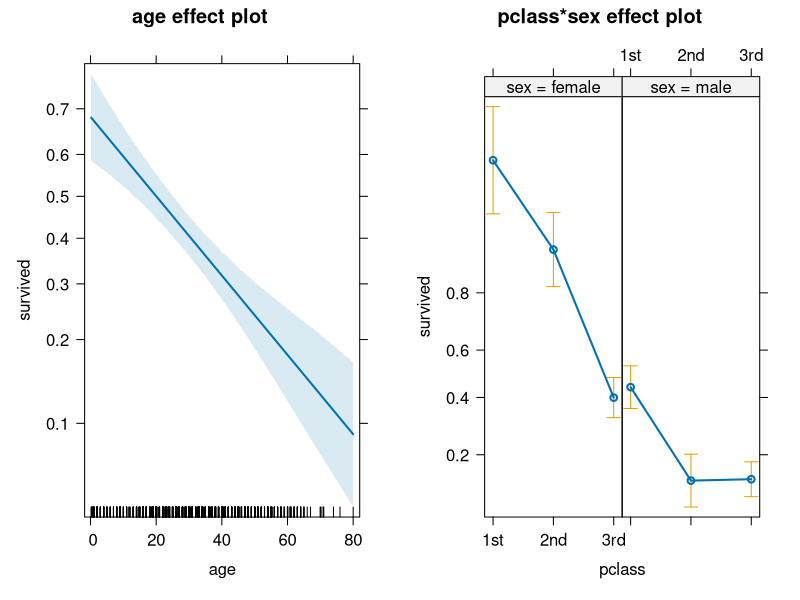
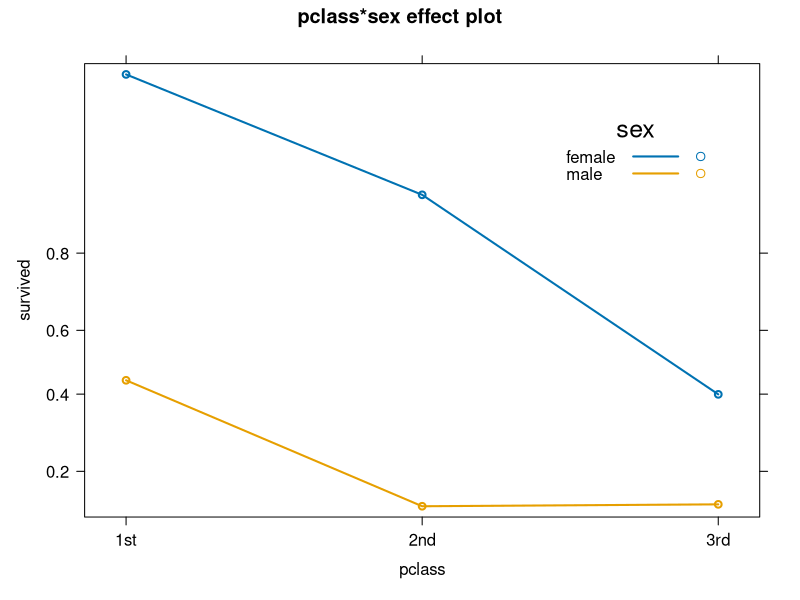
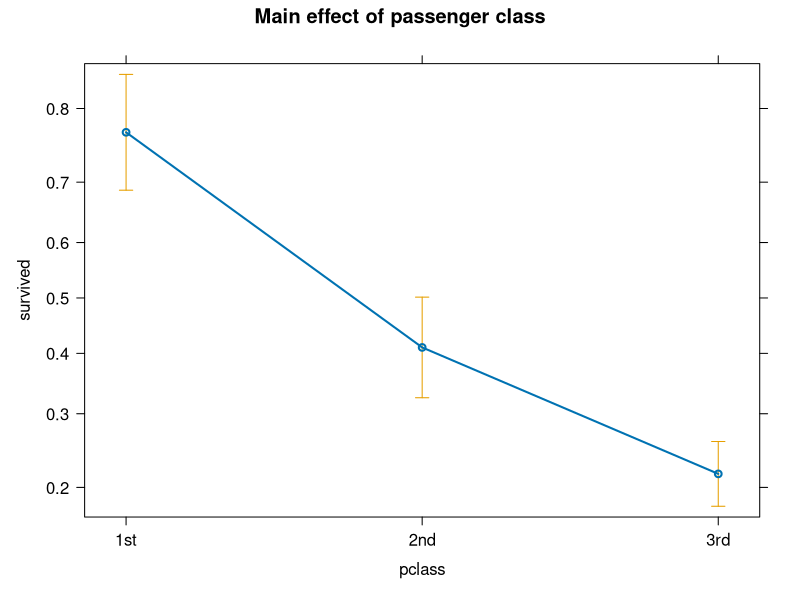

Write the R code that produced these figures, in order. (Note: this script raises an error after producing the figures.)
# after: http://www.r-bloggers.com/binary-classification-a-comparison-of-titanic-proportions-between-logistic-regression-random-forests-and-conditional-trees/

#load("c:/sasuser/catdata/R/data/ptitanic.rda")
data(Titanicp, package="vcdExtra")

# GLM
titanic.glm = glm(survived ~ pclass + sex + pclass:sex + age,
	family = binomial(logit), data = Titanicp)

titanic.glm = glm(survived ~ pclass*sex + age,
	family = binomial(logit), data = Titanicp)

summary(titanic.glm)

# effect plots
library(effects)
titanic.eff <- allEffects(titanic.glm)
# All high-order effects
plot(titanic.eff)
plot(titanic.eff[2], multiline=TRUE, key.args=list(x=.7, y=.9), ticks=list(n=7))

plot(effect('pclass', titanic.glm), main="Main effect of passenger class", ticks=list(n=7))


# re-fit model using pclass as an ordered factor -- but don't want to do this globally
Titanicp$pclass <- ordered(Titanicp$pclass)

	titanic.glm = glm(survived ~ pclass + sex + pclass:sex + age,
		family = binomial(logit), data = Titanicp, contrasts=list(pclass=contr.poly))
	summary(titanic.glm)	


# from effects package
titanic.glm1 <- glm(survived ~ pclass + sex + age, data=Titanicp, family=binomial)
titanic.glm2 <- glm(survived ~ (pclass + sex + age)^2, data=Titanicp, family=binomial)
titanic.glm3 <- glm(survived ~ (pclass + sex + age)^3, data=Titanicp, family=binomial)
anova(titanic.glm1, titanic.glm2, titanic.glm3, test="Chisq")

summary(titanic.glm2)
library(car)
Anova(titanic.glm2)

titanic.eff2 <- allEffects(titanic.glm2)


titanic.eff2a <- allEffects(titanic.glm2, 
	typical=median,
	given.values=c(pclass2nd=1/3, pclass3rd=1/3, sexmale=0.5)
	)
plot(titanic.eff2, ticks=list(at=c(.01, .05, seq(.1, .9, by=.2), .95, .99)), ask=FALSE)

#break them out
ticks <- list(at=c(.01, .05, seq(.1, .9, by=.2), .95, .99))
plot(titanic.eff2[1], ticks=ticks, layout=c(2,1))
plot(titanic.eff2[2], ticks=ticks, layout=c(3,1))
plot(titanic.eff2[3], ticks=ticks, layout=c(2,1))

# do as multiline plots
plot(titanic.eff2[1], ticks=ticks, multiline=TRUE, ci.style="bars", key=list(x=.7, y=.95))
plot(titanic.eff2[2], ticks=ticks, multiline=TRUE, ci.style="bars", key=list(x=.7, y=.95))
plot(titanic.eff2[3], ticks=ticks, multiline=TRUE, ci.style="bars", key=list(x=.7, y=.95))

plot(titanic.eff2[3], ticks=ticks, multiline=TRUE, ci.style="bars", key=list(x=.7, y=.95), lwd=2)

# 
# plot the 3-way effect
plot(effect("pclass*sex*age", titanic.glm2, xlevels=list(age=0:65)),
	ticks=list(at=c(.001, .005, .01, .05, seq(.1, .9, by=.2), .95, .99, .995)))

titanic.glm3 <- glm(survived ~ (pclass + sex + age)^3, data=Titanicp, family=binomial)
#summary(titanic.glm3)
Anova(titanic.glm3)

# 
library(vcdExtra)
LRstats(glmlist(titanic.glm1, titanic.glm2, titanic.glm3))

###################################################
# using plotmo -- requires removing missings

# remove missings on age
Titanicp <- Titanicp[!is.na(Titanicp$age),]

titanic.glm1 <- glm(survived ~ pclass + sex + age, data=Titanicp, family=binomial)
titanic.glm2 <- glm(survived ~ (pclass + sex + age)^2, data=Titanicp, family=binomial)
require(plotmo)

plotmo(titanic.glm1, se=2)
plotmo(titanic.glm2, se=2)



###################################################
## try using ggplot2

require(ggplot2)
# remove missings on age
Titanicp <- Titanicp[!is.na(Titanicp$age),]

ggplot(Titanicp, aes(age, as.numeric(survived)-1, color=sex)) +
	stat_smooth(method="glm", family=binomial, formula=y~x, alpha=0.2, size=2, aes(fill=sex)) +
	geom_point(position=position_jitter(height=0.03, width=0), size=1.5) 

# try other smoother methods

ggplot(Titanicp, aes(age, as.numeric(survived)-1, color=sex)) +
  stat_smooth(method="lm", formula=y~x, alpha=0.2, size=2, aes(fill=sex)) +
  geom_point(position=position_jitter(height=0.03, width=0)) +
  xlab("Age") + ylab("Pr (survived)")	



ggplot(Titanicp, aes(age, as.numeric(survived)-1, color=sex)) +
  stat_smooth(method="loess", formula=y~x, alpha=0.2, size=2, aes(fill=sex)) +
  geom_point(position=position_jitter(height=0.04, width=0)) +
  xlab("Age") + ylab("Pr (survived)")	


#Don't know how to automatically pick scale for object of type labelled. Defaulting to continuous
#Error in as.data.frame.default(x[[i]], optional = TRUE) : 
#  cannot coerce class ""labelled"" to a data.frame
#>
# with(Titanicp, 
# 	{
# 	age = as.numeric(age)
# 	ggplot(Titanicp, aes(age, survived, color=sex)) +
# 		stat_smooth(method="glm", family=binomial, formula=y~x, alpha=0.2, size=2, aes(fill=sex))
# 	})

#this works
p <- ggplot(Titanicp, aes(as.numeric(age), as.numeric(survived)-1, color=sex)) +
	stat_smooth(method="glm", family=binomial, formula=y~x, alpha=0.2, size=2, aes(fill=sex)) +
	geom_point(position=position_jitter(height=0.02, width=0)) +
	xlab("Age") + ylab("Pr (survived)")	

# facet by pclass
p + facet_grid(. ~ pclass) 

# add plot collapsed over pclass
p + facet_grid(. ~ pclass, margins=TRUE)

# facet by sex, curves by class
p <- ggplot(Titanicp, aes(as.numeric(age), as.numeric(survived)-1, color=pclass)) +
	stat_smooth(method="glm", family=binomial, formula=y~x, alpha=0.2, size=2, aes(fill=pclass)) +
	geom_point(position=position_jitter(height=0.02, width=0)) +
	xlab("Age") + ylab("Pr (survived)")	

# facet by pclass
p + facet_grid(. ~ sex) 
              

# plots on the logit scale, from Denis Murphy

mod <- glm(survived ~ age*sex, family=binomial, data=Titanicp)
modp <- cbind(Titanicp[, c("survived", "sex", "age")],
              predict(mod, se.fit = TRUE))
modp$obs <- c(-2.5, 2.5 )[modp$survived]

# Plot predicted logits with corresponding Wald CIs
p <- ggplot(modp, aes(x = age, y = fit, color = sex)) +
  geom_line(size = 2) +
  geom_ribbon(aes(ymin = fit - 1.96 * se.fit,
                  ymax = fit + 1.96 * se.fit,
                  fill = sex), alpha = 0.2,
              color = "transparent") +
  labs(x = "Age", y = "Estimated logit")
#p + geom_point(y=modp$obs, position=position_jitter(y=modp$obs, height=0.02, width=0))              
p + geom_point(aes(y=obs), position=position_jitter(height=0.25, width=0))
              
